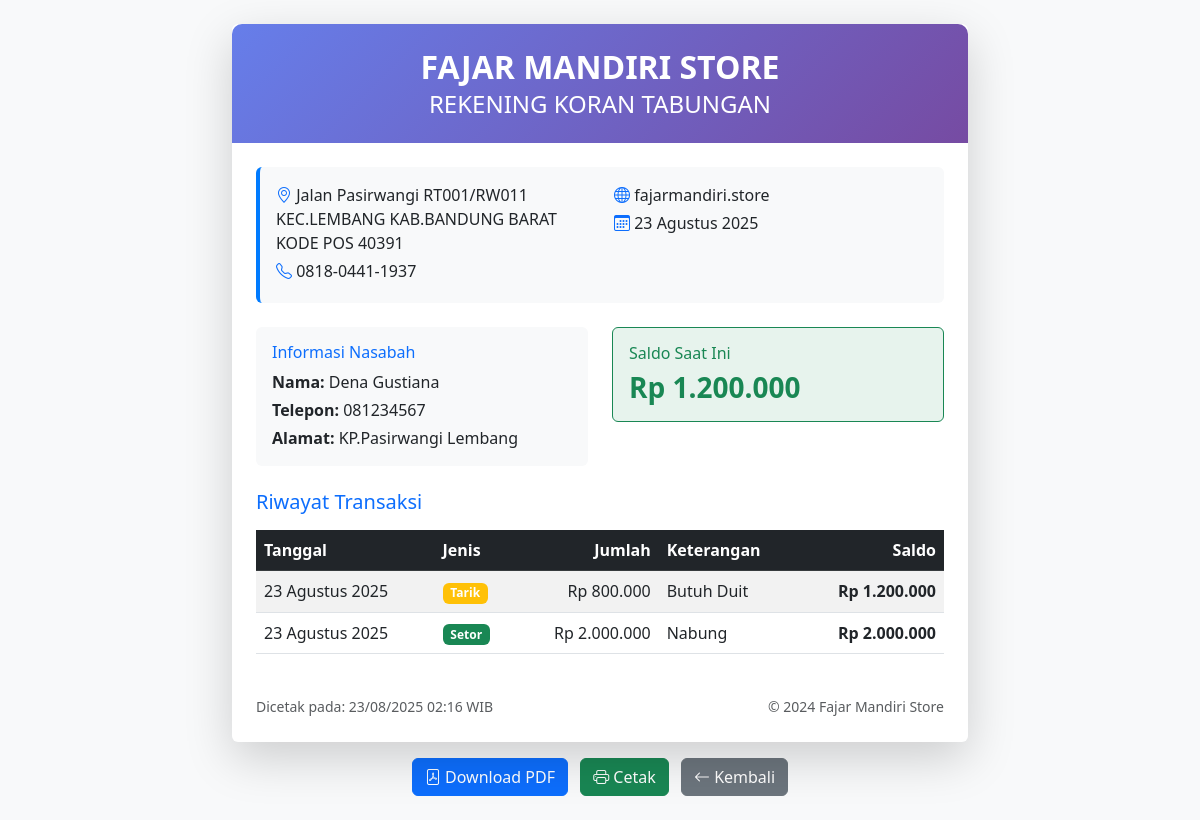
Page /savings/statement/2 (signed in) on the committed database.
### app.py (models this page shows)
class Saver(db.Model):
    __tablename__ = 'savers'
    id = db.Column(db.Integer, primary_key=True)
    name = db.Column(db.String(100), nullable=False, unique=True)
    phone = db.Column(db.String(20))
    address = db.Column(db.Text)
    created_at = db.Column(db.DateTime, default=datetime.utcnow)
    transactions = db.relationship('SavingsTransaction', backref='saver', lazy=True, cascade='all, delete-orphan')
    def get_balance(self):
        deposits = db.session.query(db.func.sum(SavingsTransaction.amount)).filter(
            SavingsTransaction.saver_id == self.id,
            SavingsTransaction.type == 'deposit'
        ).scalar() or 0
        withdrawals = db.session.query(db.func.sum(SavingsTransaction.amount)).filter(
            SavingsTransaction.saver_id == self.id,
            SavingsTransaction.type == 'withdrawal'
        ).scalar() or 0
        return deposits - withdrawals

class SavingsTransaction(db.Model):
    __tablename__ = 'savings_transactions'
    id = db.Column(db.Integer, primary_key=True)
    saver_id = db.Column(db.Integer, db.ForeignKey('savers.id'), nullable=False)
    date = db.Column(db.Date, nullable=False)
    amount = db.Column(db.Float, nullable=False)
    type = db.Column(db.String(20), nullable=False)  # 'deposit' or 'withdrawal'
    description = db.Column(db.Text)
    balance_after = db.Column(db.Float, nullable=False)
    created_at = db.Column(db.DateTime, default=datetime.utcnow)

### app.py (the view)
@app.route('/savings/statement/<int:saver_id>')
@login_required
def savings_statement(saver_id):
    saver = Saver.query.get_or_404(saver_id)
    transactions = SavingsTransaction.query.filter_by(saver_id=saver_id).order_by(SavingsTransaction.date.desc(), SavingsTransaction.id.desc()).all()
    business = BusinessSettings.query.first()
    return render_template('savings/statement.html',
                         saver=saver,
                         transactions=transactions,
                         business=business,
                         current_datetime=datetime.now(),
                         format_currency=format_currency,
                         format_date_indonesian=format_date_indonesian)

### app.py (called while the page is built)
def format_currency(amount):
    try:
        if amount is None:
            return "Rp 0"
        return f"Rp {float(amount):,.0f}".replace(',', '.')
    except (ValueError, TypeError):
        return "Rp 0"

def format_date_indonesian(date):
    months = {
        1: 'Januari', 2: 'Februari', 3: 'Maret', 4: 'April',
        5: 'Mei', 6: 'Juni', 7: 'Juli', 8: 'Agustus',
        9: 'September', 10: 'Oktober', 11: 'November', 12: 'Desember'
    }
    return f"{date.day} {months[date.month]} {date.year}"

def login_required(f):
    from functools import wraps
    @wraps(f)
    def decorated_function(*args, **kwargs):
        if 'user_id' not in session:
            flash('Silakan login terlebih dahulu.', 'error')
            return redirect(url_for('login'))
        return f(*args, **kwargs)
    return decorated_function

@app.context_processor
def inject_common_functions():
    return {
        'format_currency': format_currency,
        'datetime': datetime,
        'timedelta': timedelta
    }

### templates/savings/statement.html (shortened to what this page needs)
<!DOCTYPE html>
<html lang="id">
<head>
    <link href="https://cdn.jsdelivr.net/npm/bootstrap@5.3.0/dist/css/bootstrap.min.css" rel="stylesheet">
    <link href="https://cdn.jsdelivr.net/npm/bootstrap-icons@1.10.0/font/bootstrap-icons.css" rel="stylesheet">
</head>
<body class="bg-light">
    <div class="container my-4">
        <div class="row justify-content-center">
            <div class="col-lg-8">
                <div class="card shadow-lg border-0">
                    <div class="statement-header p-4 text-center">
                        {% set business = get_flashed_messages() %}
                        {% if business and business.business_name %}
                        <h2 class="fw-bold mb-1">{{ business.business_name }}</h2>
                        {% else %}
                        <h2 class="fw-bold mb-1">FAJAR MANDIRI STORE</h2>
                        {% endif %}
                        <h4 class="mb-0">REKENING KORAN TABUNGAN</h4>
                    </div>
                    <div class="card-body p-4">
                        <div class="business-info p-3 mb-4 rounded">
                            <div class="row">
                                <div class="col-md-6">
                                    {% if business and business.address %}
                                    <p class="mb-1"><i class="bi bi-geo-alt text-primary"></i> {{ business.address }}</p>
                                    {% else %}
                                    <p class="mb-1"><i class="bi bi-geo-alt text-primary"></i> Jalan Pasirwangi RT001/RW011 KEC.LEMBANG KAB.BANDUNG BARAT KODE POS 40391</p>
                                    {% endif %}
                                    {% if business and business.phone %}
                                    <p class="mb-1"><i class="bi bi-telephone text-primary"></i> {{ business.phone }}</p>
                                    {% else %}
                                    <p class="mb-1"><i class="bi bi-telephone text-primary"></i> 0818-0441-1937</p>
                                    {% endif %}
                                </div>
                                <div class="col-md-6">
                                    {% if business and business.website %}
                                    <p class="mb-1"><i class="bi bi-globe text-primary"></i> {{ business.website }}</p>
                                    {% else %}
                                    <p class="mb-1"><i class="bi bi-globe text-primary"></i> fajarmandiri.store</p>
                                    {% endif %}
                                    <p class="mb-0"><i class="bi bi-calendar3 text-primary"></i> {{ format_date_indonesian(current_datetime.date()) }}</p>
                                </div>
                            </div>
                        </div>
                        <div class="row mb-4">
                            <div class="col-md-6">
                                <div class="bg-light p-3 rounded">
                                    <h6 class="text-primary mb-2">Informasi Nasabah</h6>
                                    <p class="mb-1"><strong>Nama:</strong> {{ saver.name }}</p>
                                    {% if saver.phone %}
                                    <p class="mb-1"><strong>Telepon:</strong> {{ saver.phone }}</p>
                                    {% endif %}
                                    {% if saver.address %}
                                    <p class="mb-0"><strong>Alamat:</strong> {{ saver.address }}</p>
                                    {% endif %}
                                </div>
                            </div>
                            <div class="col-md-6">
                                <div class="bg-success bg-opacity-10 p-3 rounded border border-success">
                                    <h6 class="text-success mb-2">Saldo Saat Ini</h6>
                                    <h3 class="text-success fw-bold mb-0">{{ format_currency(saver.get_balance()) }}</h3>
                                </div>
                            </div>
                        </div>
                        <h5 class="mb-3 text-primary">Riwayat Transaksi</h5>
                        <div class="table-responsive">
                            <table class="table table-striped table-hover">
                                <thead class="table-dark">
                                    <tr>
                                        <th>Tanggal</th>
                                        <th>Jenis</th>
                                        <th class="text-end">Jumlah</th>
                                        <th>Keterangan</th>
                                        <th class="text-end">Saldo</th>
                                    </tr>
                                </thead>
                                <tbody>
                                    {% for transaction in transactions %}
                                    <tr>
                                        <td>{{ format_date_indonesian(transaction.date) }}</td>
                                        <td>
                                            {% if transaction.type == 'deposit' %}
                                            <span class="badge bg-success">Setor</span>
                                            {% else %}
                                            <span class="badge bg-warning">Tarik</span>
                                            {% endif %}
                                        </td>
                                        <td class="text-end">{{ format_currency(transaction.amount) }}</td>
                                        <td>{{ transaction.description or '-' }}</td>
                                        <td class="text-end fw-bold">{{ format_currency(transaction.balance_after) }}</td>
                                    </tr>
                                    {% endfor %}
                                </tbody>
                            </table>
                        </div>
                        <div class="row mt-4">
                            <div class="col-md-6">
                                <small class="text-muted">
                                    Dicetak pada: {{ current_datetime.strftime('%d/%m/%Y %H:%M') }} WIB
                                </small>
                            </div>
                            <div class="col-md-6 text-end">
                                {% if business and business.copyright_text %}
                                <small class="text-muted">{{ business.copyright_text }}</small>
                                {% else %}
                                <small class="text-muted">© 2024 Fajar Mandiri Store</small>
                                {% endif %}
                            </div>
                        </div>
                    </div>
                </div>
                <div class="text-center mt-3 no-print">
                    <a href="{{ url_for('savings_statement_pdf', saver_id=saver.id) }}" class="btn btn-primary me-2">
                        <i class="bi bi-file-pdf"></i> Download PDF
                    </a>
                    <button onclick="window.print()" class="btn btn-success me-2">
                        <i class="bi bi-printer"></i> Cetak
                    </button>
                    <a href="{{ url_for('savings') }}" class="btn btn-secondary">
                        <i class="bi bi-arrow-left"></i> Kembali
                    </a>
                </div>
            </div>
        </div>
    </div>
</body>
</html>

### templates/savings/statement.html (style rules this page uses)
.statement-header { background: linear-gradient(135deg, #667eea 0%, #764ba2 100%); color: white; border-radius: 10px 10px 0 0; }
.business-info { background: #f8f9fa; border-left: 4px solid #007bff; }

### rows in the picture
Saver: name "Dena Gustiana", phone "081234567", address "KP.Pasirwangi Lembang"
SavingsTransaction: date "23 Agustus 2025", type "Tarik", amount "Rp 800.000", balance_after "Rp 1.200.000"
SavingsTransaction: date "23 Agustus 2025", type "Setor", amount "Rp 2.000.000", balance_after "Rp 2.000.000"
